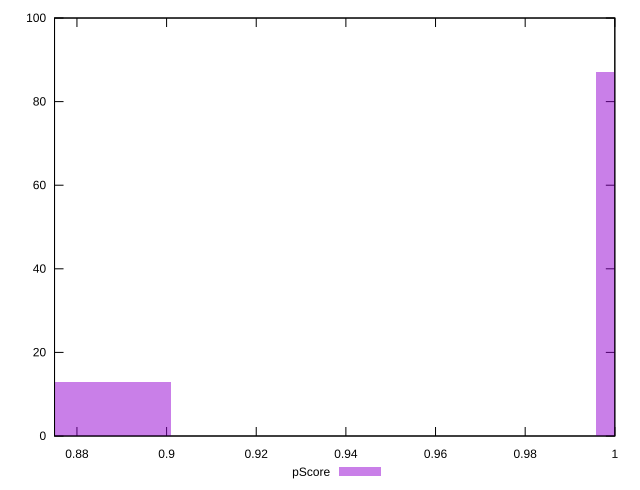

The script that saved this image:
reset

$pScore <<EOF
1.0431838355018488 87
0.8535140472287853 13
EOF

set key outside below
set boxwidth 0.0948348941365317
set xrange [0.875:1]
set yrange [0:100]
set trange [0:100]
set style fill transparent solid 0.5 noborder
set terminal svg size 640, 490 enhanced background rgb 'white'
set output "report_00015_2021-02-09T16-11-33.973Z/unminified-css/samples/pages+cached+noadtech/pScore/histogram.svg"

plot $pScore title "pScore" with boxes

reset
